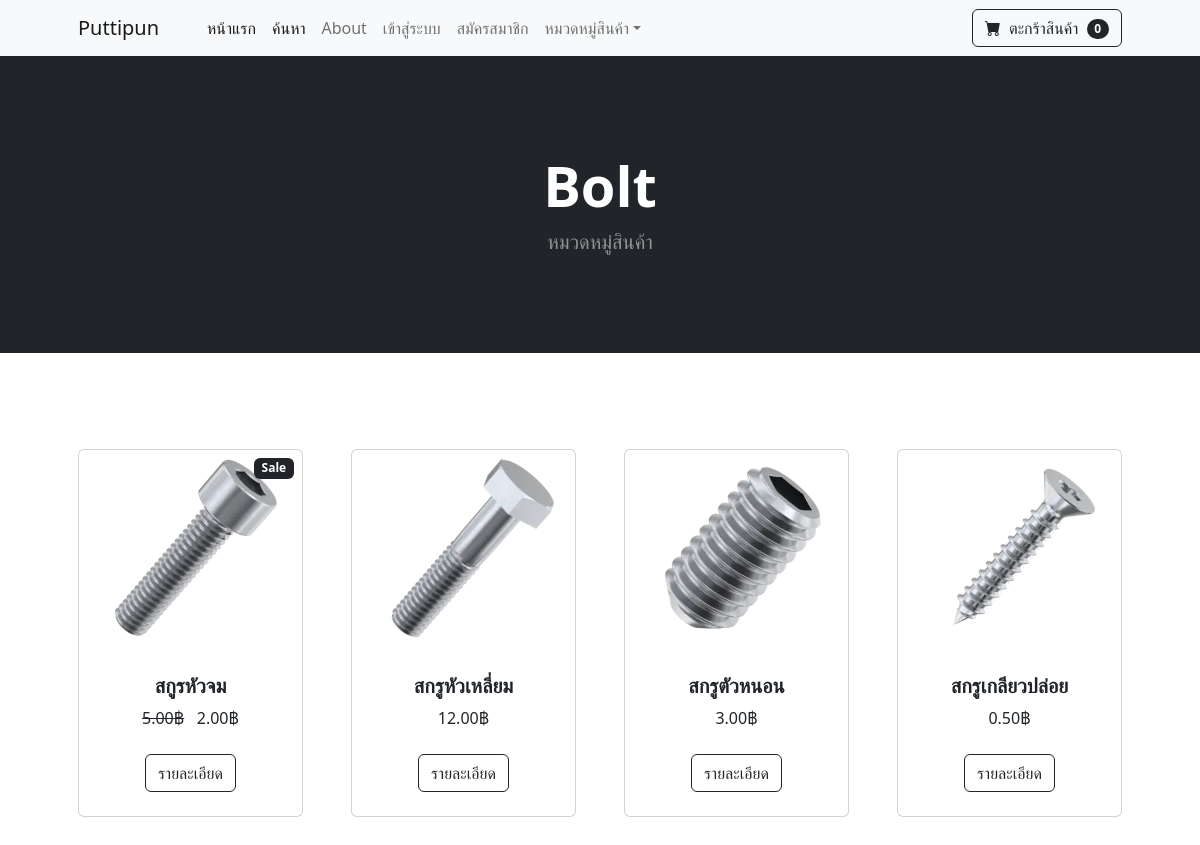
Page /category/Bolt on the committed database.
### store/models.py (models this page shows, shortened)
class Category(models.Model):
    name = models.CharField(max_length=50)
    def __str__(self):
        return self.name
    class Meta:
        verbose_name_plural = 'categories'

class Product(models.Model):
    name = models.CharField(max_length=100)
    price = models.DecimalField(default=0, decimal_places=2, max_digits=6)
    category = models.ForeignKey(Category, on_delete=models.CASCADE, default=1)
    description = models.CharField(max_length=250, default='', blank=True, null=True)
    image = models.ImageField(upload_to='upload/product/')
    is_sale = models.BooleanField(default=False)
    sale_price = models.DecimalField(default=0, decimal_places=2, max_digits=6)

### store/views.py (the view)
# urls.py: path('category/<str:foo>', views.category, name='category'),
def category(request, foo):
    foo = foo.replace('-', ' ')
    try:
        category = Category.objects.get(name=foo)
        products = Product.objects.filter(category=category)
        return render(request, 'category.html', {'products':products, 'category':category})
    except:
        messages.success(request, ('ไม่มีหมวดหมู่สินค้านี้'))
        return redirect('home')

### cart/cart.py (called while the page is built)
    def __len__(self):
        return len(self.cart)

### cart/context_processors.py (called while the page is built)
def cart(request):
    return {'cart':Cart(request)}

### store/templates/category.html
{% extends "base.html" %}
{% block content %}
    <header class="bg-dark py-5">
        <div class="container px-4 px-lg-5 my-5">
            <div class="text-center text-white">
                <h1 class="display-4 fw-bolder">{{ category }}</h1>
                <p class="lead fw-normal text-white-50 mb-0">หมวดหมู่สินค้า</p>
            </div>
        </div>
    </header>
    <section class="py-5">
        <div class="container px-4 px-lg-5 mt-5">
            <div class="row gx-4 gx-lg-5 row-cols-2 row-cols-md-3 row-cols-xl-4 justify-content-center">
                {% for product in products %}
                    {% if product.is_sale %}
                        <div class="col mb-5">
                            <div class="card h-100">
                                <div class="badge bg-dark text-white position-absolute" style="top: 0.5rem; right: 0.5rem">Sale</div>
                                <img class="card-img-top" src="{{ product.image.url }}" style='height:200px; width:100%; object-fit:contain'/>
                                <div class="card-body p-4">
                                    <div class="text-center">
                                        <h5 class="fw-bolder">{{ product.name }}</h5>
                                        <strike>{{ product.price }}฿</strike> &nbsp; {{ product.sale_price }}฿
                                    </div>
                                </div>
                                <div class="card-footer p-4 pt-0 border-top-0 bg-transparent">
                                    <div class="text-center"><a class="btn btn-outline-dark mt-auto" href="{% url "product" pk=product.id %}">รายละเอียด</a></div>
                                </div>
                            </div>
                        </div>
                    {% else %}
                        <div class="col mb-5">
                            <div class="card h-100">
                                <img class="card-img-top" src="{{ product.image.url }}" style='height:200px; width:100%; object-fit:contain'/>
                                <div class="card-body p-4">
                                    <div class="text-center">
                                        <h5 class="fw-bolder">{{ product.name }}</h5>
                                        {{ product.price }}฿
                                    </div>
                                </div>
                                <div class="card-footer p-4 pt-0 border-top-0 bg-transparent">
                                    <div class="text-center"><a class="btn btn-outline-dark mt-auto" href="{% url "product" pk=product.id %}">รายละเอียด</a></div>
                                </div>
                            </div>
                        </div>
                    {% endif %}
                {% endfor %}
            </div>
        </div>
    </section>
{% endblock content %}

### rows in the picture
Category: name "Bolt"
Product: image (picture), name "สกูรหัวจม", price "5.00", sale_price "2.00"
Product: image (picture), name "สกรูหัวเหลี่ยม", price "12.00"
Product: image (picture), name "สกรูตัวหนอน", price "3.00"
Product: image (picture), name "สกรูเกลียวปล่อย", price "0.50"

### other values in the picture
{{ cart|length }} "0"
